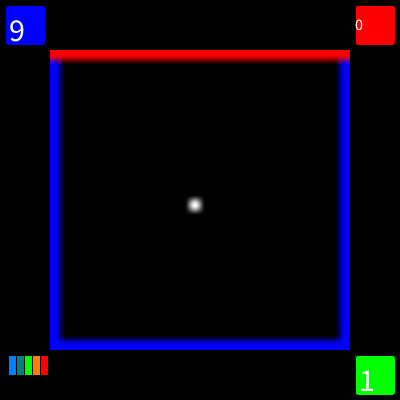
Frame 1 (no input)
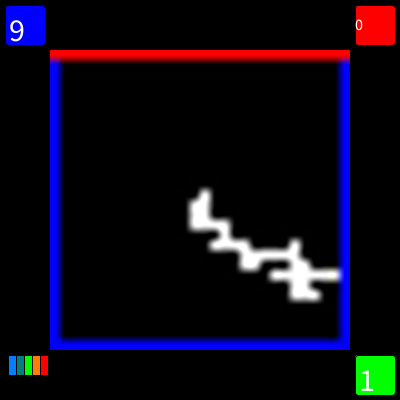
Frame 60 (the mouse pressed at the canvas centre just before this capture)
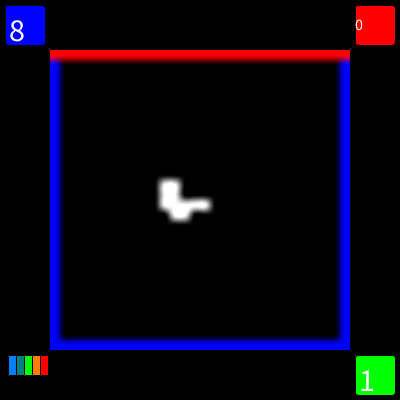
Frame 120 (the mouse held since frame 60 and released just before this capture)

The Processing sketch that drew these frames (run headless with seeded random() and noise(); from frame 60 on, the mouse is pressed at the canvas centre):

// Processing sketch: processing_103562
// ── processing_103562.pde

float [][] scale;
int n_sc;
int c_sc;
float r_sc,g_sc,b_sc;
int HotFinger;
int Nclick;
int Nmax=9;
int [] xc;
int [] yc;
float [] tc;
float T0=0.0;
float T100=100.0;
int nran=5000;
int fsize=16;
int fsize32=32;

HScrollbar hsTop, hsBottom;  // Two Hscrollbars
VScrollbar vsLeft, vsRight;  // Two Hscrollbars
PImage img;

int LBWIDTH=30;
int LBHEIGHT=30;
int ARRAY_SIZE=900;
int Nwalk=9;

int wbar=100;

//int LBWIDTH=256;
//int LBHEIGHT=256;
//int ARRAY_SIZE=65536;

float [] data;
int [] idone;
float [] T;
int crt_scale;
int Ndone;

    int x0;
    int y0;
    int x;
    int y;
    int k;
    int khit;
    int iwalk;
   float sum0;
   int isFirst;
   int isAni;
   int isCal;
   int isBCchanged;
   
   float h1TopOld,h1BottomOld;
   float v1LeftOld,v1RightOld;

void setup() {
    x0=LBWIDTH/2;
    y0=LBHEIGHT/2;
    k=0;
    khit=0;
    iwalk=0;
    sum0=0.0;
    
    x=x0;
    y=y0;
    isFirst=0;
    Ndone=0;
    isAni=1;
    isCal=1;
    isBCchanged=0;
    
   size(400, 400);
   
   int SCstart;
   SCstart=50+width-100-wbar;
   hsTop = new HScrollbar(0+50, 50-wbar/2, width-100, wbar, wbar,SCstart);
   //hsTop.spos=width-100-wbar;
   SCstart=50;
   hsBottom = new HScrollbar(0+50, height-50+wbar/2, width-100, wbar, wbar,SCstart);   
   
   SCstart=wbar;
   vsLeft = new VScrollbar(0+50-wbar/2, 50, wbar, height-100, wbar,SCstart);
   vsRight = new VScrollbar(width-50+wbar/2, 50, wbar, height-100, wbar,SCstart);      
   crt_scale=(width-100)/LBWIDTH;
   //println ("crt_scale="+crt_scale);
     
   HotFinger=1;
   Nclick=0;
   
   //frame.setResizable(true);   
   img = createImage(LBWIDTH, LBHEIGHT, RGB);
  
   int i,j;
   data = new float[ARRAY_SIZE];
   idone = new int[ARRAY_SIZE];
   T = new float[ARRAY_SIZE];
   scale=new float[6][4];
   xc = new int[Nmax];
   yc = new int[Nmax];
   tc = new float[Nmax];
   
   // create color scale
   DelPoint();
   
   AddPoint(0.0, 0, 0, 1);
   AddPoint(20.0, 0, 0.5, 1);
   AddPoint(40.0, 0, 0.5, 0.5);
   AddPoint(60.0, 0, 1, 0);
   AddPoint(80.0, 1, 0.5, 0);
   AddPoint(100.0, 1, 0, 0);
   
   background(0);
   img.loadPixels(); 
   
   /* Initialize data */
   for(i=0; i<ARRAY_SIZE; i++) {
      data[i] = 0.0;
      idone[i] = 0;
   }
   

   //top 
   j=0;
   for(i=0; i<LBWIDTH; i++) {
      data[j*LBWIDTH+i] = T100;
      idone[i] = 1;
      GetColor(data[j*LBWIDTH+i]);
      img.pixels[(i + j * LBWIDTH) ] = color(r_sc * 255,g_sc * 255,b_sc * 255);
   }
   h1TopOld=T100;

   //bottom
   j= LBHEIGHT-1;
   for(i=0; i<LBWIDTH; i++) {
      data[j*LBWIDTH+i] = T0;
      idone[j*LBWIDTH+i] = 1;
      GetColor(data[j*LBWIDTH+i]);
      img.pixels[(i + j * LBWIDTH) ] = color(r_sc * 255,g_sc * 255,b_sc * 255);
   }
   h1BottomOld=T0;
   
   //left
   i=0;
   for(j=1; j< LBHEIGHT-1; j++) {
      data[j*LBWIDTH+i] = T0;
      idone[j*LBWIDTH+i] = 1;
      GetColor(data[j*LBWIDTH+i]);
      img.pixels[(i + j * LBWIDTH) ] = color(r_sc * 255,g_sc * 255,b_sc * 255);
   }
   v1LeftOld=T0;

   //right
   i=LBWIDTH-1;
   for(j=1; j< LBHEIGHT-1; j++) {
      data[j*LBWIDTH+i] = T0;
      idone[j*LBWIDTH+i] = 1;
      GetColor(data[j*LBWIDTH+i]);
      img.pixels[(i + j * LBWIDTH) ] = color(r_sc * 255,g_sc * 255,b_sc * 255);
   }
   v1RightOld=T0;
   
   img.updatePixels();
   image(img,50,50,LBWIDTH*crt_scale,LBHEIGHT*crt_scale);
   
   int icol;
   int wscale=8;
   
   icol=1;
   color col1 = color(0, 0, 255);
   fill(col1);
   rect(icol*wscale, height-50+5, wscale, 40/2);
   
   icol=1;
   color col2 = color(0, 127, 255);
   fill(col2);
   rect(icol*wscale, height-50+5, wscale, 40/2);
   
   icol=2;
   color col3 = color(0, 127, 127);
   fill(col3);
   rect(icol*wscale, height-50+5, wscale, 40/2);
   
   icol=3;
   color col4 = color(0, 255, 0);
   fill(col4);
   rect(icol*wscale, height-50+5, wscale, 40/2);
   
   icol=4;
   color col5 = color(255, 127, 0);
   fill(col5);
   rect(icol*wscale, height-50+5, wscale, 40/2);
   
   icol=5;
   color col6 = color(255, 0, 0);
   fill(col6);
   rect(icol*wscale, height-50+5, wscale, 40/2);
   
   
   
   color cold = color(0, 0, 255);
   fill(cold);
   rect(5, 5, 40, 40, 3, 3, 3, 3);
   
   textSize(fsize32);
   fill(255, 255, 255);
   text(Nwalk-iwalk, 25-fsize32/2, 0+25+fsize32/2); 
   
   
   color hot = color(255, 0, 0);
   fill(hot);
   rect(width-50+5, 5, 40, 40, 3, 3, 3, 3);
   
   textSize(fsize);
   fill(255, 255, 255);
   text(Ndone, width-50+5, 30); 

   
   
   color cal = color(0,255, 0);
   fill(cal);
   rect(width-50+5, height-50+5, 40, 40, 3, 3, 3, 3);
   textSize(fsize32);
   fill(255, 255, 255);
   text(isCal, width-25-fsize32/2, height-25+fsize32/2); 
     
}

void draw() {
   float h1Top,h1Bottom;
   float v1Left,v1Right;
   
   //calc;
   int i,j;
   float inputN, inputS, inputE, inputW;
   
   if (isCal==0)
   { 
   
    h1Top=hsTop.getPos();
    if (h1Top!=h1TopOld) 
    {
      isBCchanged=1;
      h1TopOld=h1Top;
    } 
    
    h1Bottom=hsBottom.getPos();
    if (h1Bottom!=h1BottomOld) 
    {
      isBCchanged=1;
      h1BottomOld=h1Bottom;
    }
    
    v1Left=vsLeft.getPos();
    if (v1Left!=v1LeftOld) 
    {
      isBCchanged=1;
      v1LeftOld=v1Left;
    } 

    v1Right=vsRight.getPos();
    if (v1Right!=v1RightOld) 
    {
      isBCchanged=1;
      v1RightOld=v1Right;
    } 

    if (isBCchanged==1)
    {
       iwalk=0;
       Ndone=0;
      
       color cold = color(0, 0, 255);
       fill(cold);
       rect(5, 5, 40, 40, 3, 3, 3, 3);
   
       textSize(fsize32);
       fill(255, 255, 255);
       text(Nwalk-iwalk, 25-fsize32/2, 0+25+fsize32/2); 
   
   
       color hot = color(255, 0, 0);
       fill(hot);
       rect(width-50+5, 5, 40, 40, 3, 3, 3, 3);
   
       textSize(fsize);
       fill(255, 255, 255);
       text(Ndone, width-50+5, 30); 
      
       /* Initialize data */
       for(i=0; i<ARRAY_SIZE; i++)
       {
          data[i] = 0.0;
          idone[i] = 0;
          img.pixels[i] = color(0,0,0);
       }
       
     //top 
     j=0;
     for(i=0; i<LBWIDTH; i++) {
      //data[i] = h1Top;
      data[i] = h1Top;
      GetColor(data[j*LBWIDTH+i]);
      img.pixels[(i + j * LBWIDTH) ] = color(r_sc * 255,g_sc * 255,b_sc * 255);
     }
   
     //bottom
     j= LBHEIGHT-1;
     for(i=0; i<LBWIDTH; i++) {
      data[(j)*LBWIDTH+i] = h1Bottom;
      GetColor(data[j*LBWIDTH+i]);
      img.pixels[(i + j * LBWIDTH) ] = color(r_sc * 255,g_sc * 255,b_sc * 255);
     }
   
     //left
     for(j=1; j< LBHEIGHT-1; j++) {
      i=0;
      data[j*LBWIDTH+i] = v1Left;
      GetColor(data[j*LBWIDTH+i]);
      img.pixels[(i + j * LBWIDTH) ] = color(r_sc * 255,g_sc * 255,b_sc * 255);
     }

     //right
     for(j=1; j< LBHEIGHT-1; j++) {
      i=LBWIDTH-1;
      data[j*LBWIDTH+i] = v1Right;
      GetColor(data[j*LBWIDTH+i]);
      img.pixels[(i + j * LBWIDTH) ] = color(r_sc * 255,g_sc * 255,b_sc * 255);
     }
     
     isBCchanged=0;
    }
    
   }
   
   if (isCal==1)
   {
    for (i=1;i<=Nclick;i++) {
      //println(i);
      data[yc[i]*LBWIDTH+xc[i]]=tc[i];
      GetColor(tc[i]);
      img.pixels[(xc[i] + yc[i] * LBWIDTH) ] = color(r_sc * 255,g_sc * 255,b_sc * 255);
    }
   
    float r;
    if (k<nran)
    {
      if (x>0 && x<LBWIDTH-1 && y>0 && y<LBHEIGHT-1 && idone[x+y*LBWIDTH]==0)
      {      
            r=random(1);
            if (r>=0 && r<0.25) {x=x+1;}
            if (r>=0.25 && r<0.5) {y=y+1;}
            if (r>=0.5 && r<0.75) {x=x-1;}
            if (r>=0.75 && r<1) {y=y-1;}
            if (x>0 && x<LBWIDTH-1 && y>0 && y<LBHEIGHT-1 ) 
            {
               img.pixels[(x + y * LBWIDTH) ] = color(255,255,255);
            }
            k=k+1;   
            //println ("x="+x+"y="+y);
      } else
      {
        iwalk=iwalk+1;
        T[iwalk]=data[y*LBWIDTH+x];
        sum0=(sum0*(iwalk-1)+data[y*LBWIDTH+x])/iwalk;
        data[y0*LBWIDTH+x0]=sum0;
        
        if (isFirst==0) 
        {
            //println("iwalk="+iwalk+" x="+x+" y="+y+" T="+data[y0*LBWIDTH+x0]+" T0="+sum0);
            color cold = color(0, 0, 255);
            fill(cold);
            rect(5, 5, 40, 40, 3, 3, 3, 3);
            
            textSize(fsize32);
            fill(255, 255, 255);
            text(Nwalk-iwalk, 25-fsize32/2, 0+25+fsize32/2); 
        }
        
        if (isAni==1) 
        {
          for(j = 0+1; j < LBHEIGHT-1; j++)
          {
                for(i = 0+1; i < LBWIDTH-1; i++)
                {
                    img.pixels[(i + j * LBWIDTH) ] = color(0,0,0);
                }
          }             
        
          for(j = 0+1; j < LBHEIGHT-1; j++)
          {
                for(i = 0+1; i < LBWIDTH-1; i++)
                {
                   if (idone[i+j*LBWIDTH]==1)
                   {
                      GetColor(data[j*LBWIDTH+i]);
                      img.pixels[(i + j * LBWIDTH) ] = color(r_sc * 255,g_sc * 255,b_sc * 255);
                   }
                }
          }             
             
          GetColor(sum0);
          img.pixels[(x0 + y0 * LBWIDTH) ] = color(r_sc * 255,g_sc * 255,b_sc * 255);
        }
        
        if (iwalk<Nwalk)
        {
             k=0;
             khit=0;
             x=x0;
             y=y0;
        } else
        {
           Ndone=Ndone+1;
           
           /*
           float sum1;
           sum1=0.0;
           for (i=1;i<=Nwalk;i++)
           {
               sum1=sum1+T[i];   
           } 
           sum1=sum1/Nwalk;
           GetColor(sum1);
           img.pixels[(x0 + y0 * LBWIDTH) ] = color(r_sc * 255,g_sc * 255,b_sc * 255);
           */
           
           if (isFirst==0) {
             color hot = color(255, 0, 0);
             fill(hot);
             rect(width-50+5, 5, 40, 40, 3, 3, 3, 3);
             
             textSize(fsize);
             fill(255, 255, 255);
             text(Ndone, width-50+5, 30); 

             println(Ndone+" nwalk reached. x0="+x0+" y0="+y0+" T="+data[y0*LBWIDTH+x0]);
             //println(" ");
             //isFirst=1;
           }  
           idone[x0+y0*LBWIDTH]=1;
           
           x0=(int) random(1,LBWIDTH-1);
           y0=(int) random(1,LBHEIGHT-1);
           sum0=0.0;
           iwalk=0;
           x=x0;
           y=y0;
           
           if (isAni==1) 
           {
           
             for(j = 0+1; j < LBHEIGHT-1; j++)
             {
                for(i = 0+1; i < LBWIDTH-1; i++)
                {
                    img.pixels[(i + j * LBWIDTH) ] = color(0,0,0);
                }
             }             
             
             for(j = 0+1; j < LBHEIGHT-1; j++)
             {
                for(i = 0+1; i < LBWIDTH-1; i++)
                {
                   if (idone[i+j*LBWIDTH]==1)
                   {
                      GetColor(data[j*LBWIDTH+i]);
                      img.pixels[(i + j * LBWIDTH) ] = color(r_sc * 255,g_sc * 255,b_sc * 255);
                   }
                }
             }   
           }             
           
        }
        
      }
   } else
   {
        println("no hit after "+nran+" steps.");
        if (isAni==1) 
        {
         
             for(j = 0+1; j < LBHEIGHT-1; j++)
             {
                for(i = 0+1; i < LBWIDTH-1; i++)
                {
                    img.pixels[(i + j * LBWIDTH) ] = color(0,0,0);
                }
             }             
             k=0;
             khit=0;
             x=x0;
             y=y0;
        }     
   }
   }
   
    if (isCal==0)
    { 
      hsTop.update();
      hsBottom.update();
      hsTop.display();
      hsBottom.display();
   
      vsLeft.update();
      vsRight.update();
      vsLeft.display();
      vsRight.display();
     }
     
   if ((isAni==1 && isCal==1) || isBCchanged==1)
   {
      img.updatePixels();
      image(img,50,50,LBWIDTH*crt_scale,LBHEIGHT*crt_scale);
   }
}

void mouseReleased()
{
  
   if (mouseX >= 5 && mouseX <= 45 &&  mouseY <= 45 && mouseY >= 5)
   {

    HotFinger=0;
    if (isAni==1) 
    {
      isAni=0;
      for(int j = 0; j < LBHEIGHT; j++)
      {
           for(int i = 0; i < LBWIDTH; i++)
           {
               img.pixels[(i + j * LBWIDTH) ] = color(0,0,0);
           }
      }             
      
    } else
    {
      isAni=1;
    } 
    
   } else if (mouseX >= width-50+5 && mouseX <= width-5 &&
    mouseY <= 45 && mouseY >= 5) {

    HotFinger=1;
    exit();
    
   } else if (mouseX >= width-50+5 && mouseX <= width-5 &&
    mouseY > height-45 && mouseY < height) {

    if (isCal==1)
    {
       isCal=0;
    } else
    {
       isCal=1;
    }
    
    color black = color(0, 255, 0);
    fill(black);
    rect(width-50+5, height-50+5, 40, 40, 3, 3, 3, 3);
    textSize(fsize32);
    fill(255, 255, 255);
    text(isCal, width-25-fsize32/2, height-25+fsize32/2); 
    
   } else if (mouseX >= 50 && mouseX <= width-50 &&
    mouseY <= height-50 && mouseY >= 50) {
      
    //println(mouseX/crt_scale);
    //println(mouseY/crt_scale);
    
    Nclick=Nclick+1;
    xc[Nclick]=(mouseX-50)/crt_scale;
    yc[Nclick]=(mouseY-50)/crt_scale;    
    tc[Nclick]=T100;
    if (HotFinger==0) {tc[Nclick]=T0;} 
    if (Nclick>Nmax) {Nclick=Nmax;}
   } 
}
  

class HScrollbar {
  int swidth, sheight;    // width and height of bar
  float xpos, ypos;       // x and y position of bar
  float spos, newspos;    // x position of slider
  float sposMin, sposMax; // max and min values of slider
  int loose;              // how loose/heavy
  boolean over;           // is the mouse over the slider?
  boolean locked;
  float ratio;

  HScrollbar (float xp, float yp, int sw, int sh, int l,int xstart) {
    swidth = sw;
    sheight = sh;
    int widthtoheight = sw - sh;
    ratio = (float)sw / (float)widthtoheight;
    xpos = xp;
    ypos = yp-sheight/2;
    
    //spos = xpos + swidth/2 - sheight/2;
    spos = xpos- sheight/2+xstart;
    
    newspos = spos;
    sposMin = xpos;
    sposMax = xpos + swidth - sheight;
    loose = l;
  }

  void update() {
    if (overEvent()) {
      over = true;
    } else {
      over = false;
    }
    if (mousePressed && over) {
      locked = true;
    }
    if (!mousePressed) {
      locked = false;
    }
    if (locked) {
      newspos = constrain(mouseX-sheight/2, sposMin, sposMax);
    }
    if (abs(newspos - spos) > 1) {
      spos = spos + (newspos-spos)/loose;
    }
  }

  float constrain(float val, float minv, float maxv) {
    return min(max(val, minv), maxv);
  }

  boolean overEvent() {
    if (mouseX > xpos && mouseX < xpos+swidth &&
       mouseY > ypos && mouseY < ypos+sheight) {
      return true;
    } else {
      return false;
    }
  }

  void display() {
    noStroke();
    fill(204);
    rect(xpos, ypos, swidth, sheight);
    if (over || locked) {
      fill(0, 0, 0);
    } else {
      fill(102, 102, 102);
    }
    rect(spos, ypos, sheight, sheight);
  }

  float getPos() {
    // Convert spos to be values between
    // 0 and the total width of the scrollbar
    return (spos-sposMin)/(sposMax-sposMin)*100.0;
  }
}

class VScrollbar {
  int swidth, sheight;    // width and height of bar
  float xpos, ypos;       // x and y position of bar
  float spos, newspos;    // x position of slider
  float sposMin, sposMax; // max and min values of slider
  int loose;              // how loose/heavy
  boolean over;           // is the mouse over the slider?
  boolean locked;
  float ratio;

  VScrollbar (float xp, float yp, int sw, int sh, int l, int ystart) {
    swidth = sw;
    sheight = sh;
    int heighttowidth = sh - sw;
    ratio = (float)sh / (float)heighttowidth;
    xpos = xp-swidth/2;
    ypos = yp;
    
    //spos = ypos - swidth/2 + sheight/2;
    spos = ypos - swidth + ystart;
    
    newspos = spos;
    sposMin = ypos;
    sposMax = ypos - swidth + sheight;
    loose = l;
  }

  void update() {
    if (overEvent()) {
      over = true;
    } else {
      over = false;
    }
    if (mousePressed && over) {
      locked = true;
    }
    if (!mousePressed) {
      locked = false;
    }
    if (locked) {
      newspos = constrain(mouseY-swidth/2, sposMin, sposMax);
    }
    if (abs(newspos - spos) > 1) {
      spos = spos + (newspos-spos)/loose;
    }
  }

  float constrain(float val, float minv, float maxv) {
    return min(max(val, minv), maxv);
  }

  boolean overEvent() {
    if (mouseX > xpos && mouseX < xpos+swidth &&
       mouseY > ypos && mouseY < ypos+sheight) {
      return true;
    } else {
      return false;
    }
  }

  void display() {
    noStroke();
    fill(204);
    rect(xpos, ypos, swidth, sheight);
    if (over || locked) {
      fill(0, 0, 0);
    } else {
      fill(102, 102, 102);
    }
    rect(xpos, spos, swidth, swidth);
  }

  float getPos() {
    // Convert spos to be values between
    // 0 and the total width of the scrollbar
    return (spos-sposMin)/(sposMax-sposMin)*100.0;
  }
}
 
// note: points should be added in ascending order
void DelPoint()
{
    c_sc = 0;
    n_sc=6;
}

// note: points should be added in ascending order
void AddPoint(float v, float r, float g, float b)
{
    if (c_sc < n_sc)
    {
        scale[c_sc][0] = v;
        scale[c_sc][1] = r;
        scale[c_sc][2] = g;
        scale[c_sc][3] = b;
        c_sc++;
    }
}

// note: expects scale array to be sorted in ascending order
void GetColor(float v)
{
    int i = 0;
    float w;

    if (v < scale[0][0])
    {
        r_sc = scale[0][1];
        g_sc = scale[0][2];
        b_sc = scale[0][3];
    }
    else if (v > scale[c_sc-1][0])
    {
        r_sc = scale[c_sc-1][1];
        g_sc = scale[c_sc-1][2];
        b_sc = scale[c_sc-1][3];
    }
    else
    {
        for (i = 1; i < c_sc-1; i++)
            if (scale[i-1][0] <= v && v < scale[i][0])
                break;

        // linear interpolation
        w = (v - scale[i-1][0]) / (scale[i][0] - scale[i-1][0]);

        r_sc = (1-w)*scale[i-1][1] + w*scale[i][1];
        g_sc = (1-w)*scale[i-1][2] + w*scale[i][2];
        b_sc = (1-w)*scale[i-1][3] + w*scale[i][3];
    }
}
